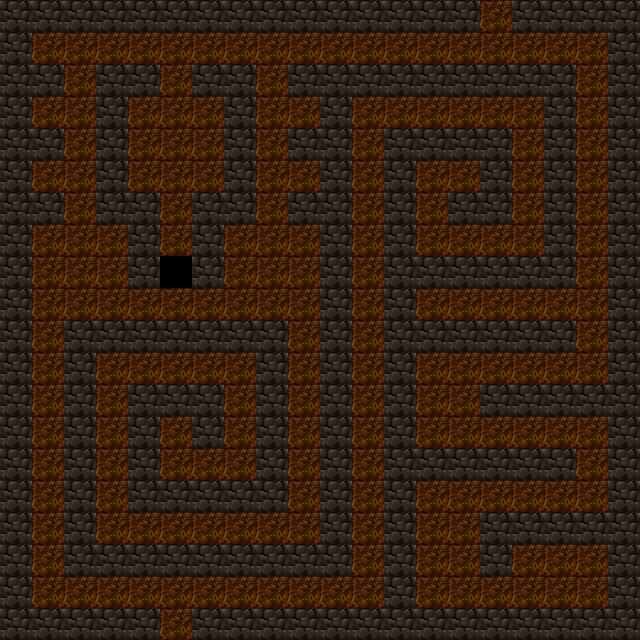

The image is a tile-based game level rendered from a .tmx file. Its description and source (layers, tilesets, objects; grid data summarised) follow:
An orthogonal 20x20 tile map with 32x32 px tiles, 1 tile layer (canvas), 2 tilesets and 244 objects.

<map version="1.0" orientation="orthogonal" width="20" height="20" tilewidth="32" tileheight="32">
 <properties>
  <property name="goalX" value="5" />
  <property name="goalY" value="20" />
  <property name="spawnX" value="15" />
  <property name="spawnY" value="0" />
 </properties>
 <tileset firstgid="1" name="dungeon" tilewidth="32" tileheight="32">
  <image source="DungeonCrawl_ProjectUtumnoTileset.png" width="2048" height="1536" />
 </tileset>
 <tileset firstgid="3073" name="DungeonCrawl_ProjectUtumnoTileset" tilewidth="32" tileheight="32">
  <image source="DungeonCrawl_ProjectUtumnoTileset.png" width="2048" height="1536" />
 </tileset>
 <layer name="canvas" width="20" height="20">
  <data>[400 cells, 399 non-empty, 4 distinct tile ids]</data>
 </layer>
 <objectgroup name="action" width="20" height="20" visible="0">
  <object gid="4838" x="128" y="160">
   <properties>
    <property name="blocked" value="false" />
    <property name="id" value="20" />
    <property name="onActivate" value="r13:disappear" />
   </properties>
  </object>
  <object gid="4838" x="160" y="160">
   <properties>
    <property name="blocked" value="false" />
    <property name="id" value="21" />
    <property name="onActivate" value="l19:appear" />
    <property name="visible" value="false" />
   </properties>
  </object>
  <object gid="4838" x="192" y="160">
   <properties>
    <property name="blocked" value="false" />
    <property name="id" value="22" />
    <property name="onActivate" value="l23:appear" />
   </properties>
  </object>
  <object gid="6059" x="448" y="192">
   <properties>
    <property name="blocked" value="" />
    <property name="id" value="false" />
    <property name="onActivate" value="r4:disappear" />
   </properties>
  </object>
  <object gid="3083" x="576" y="448">
   <properties>
    <property name="blocked" value="false" />
    <property name="id" value="31" />
    <property name="onEnter" value="l32:disappear" />
    <property name="onExit" value="l32:toggle" />
   </properties>
  </object>
  <object gid="3083" x="32" y="64">
   <properties>
    <property name="blocked" value="false" />
    <property name="id" value="16" />
    <property name="onEnter" value="l32:disappear" />
    <property name="onExit" value="l32:toggle" />
   </properties>
  </object>
 </objectgroup>
 <objectgroup name="object" width="20" height="20" visible="0">
  <object gid="4199" x="448" y="416">
   <properties>
    <property name="id" value="29" />
    <property name="moveable" value="true" />
   </properties>
  </object>
  <object gid="4228" x="160" y="288">
   <properties>
    <property name="id" value="24" />
   </properties>
  </object>
  <object gid="4198" x="64" y="96">
   <properties>
    <property name="id" value="18" />
    <property name="moveable" value="true" />
   </properties>
  </object>
  <object gid="3889" x="416" y="224">
   <properties>
    <property name="id" value="27" />
    <property name="onActivate" value="l27:disappear" />
   </properties>
  </object>
  <object gid="3889" x="64" y="64">
   <properties>
    <property name="id" value="17" />
    <property name="onActivate" value="l17:disappear" />
   </properties>
  </object>
  <object gid="3889" x="448" y="448">
   <properties>
    <property name="id" value="30" />
    <property name="onActivate" value="l30:disappear" />
   </properties>
  </object>
  <object gid="5840" x="512" y="160">
   <properties>
    <property name="id" value="26" />
   </properties>
  </object>
  <object gid="4225" x="160" y="608">
   <properties>
    <property name="id" value="32" />
   </properties>
  </object>
  <object gid="4225" x="576" y="288">
   <properties>
    <property name="id" value="28" />
   </properties>
  </object>
  <object gid="3884" x="160" y="256">
   <properties>
    <property name="id" value="23" />
    <property name="onActivate" value="l23:disappear" />
   </properties>
  </object>
  <object gid="4164" x="160" y="96">
   <properties>
    <property name="id" value="19" />
    <property name="visible" value="false" />
   </properties>
  </object>
  <object gid="1041" x="512" y="32" />
  <object gid="1041" x="544" y="32" />
  <object gid="1041" x="608" y="32" />
  <object gid="1041" x="576" y="32" />
  <object gid="1041" x="608" y="64" />
  <object gid="1041" x="608" y="96" />
  <object gid="1041" x="608" y="128" />
  <object gid="1041" x="608" y="384" />
  <object gid="1041" x="608" y="160" />
  <object gid="1041" x="608" y="192" />
  <object gid="1041" x="608" y="224" />
  <object gid="1041" x="608" y="256" />
  <object gid="1041" x="608" y="288" />
  <object gid="1041" x="608" y="320" />
  <object gid="1041" x="608" y="352" />
  <object gid="1041" x="608" y="384" />
  <object gid="1041" x="608" y="416" />
  <object gid="1041" x="608" y="448" />
  <object gid="1041" x="608" y="512" />
  <object gid="1041" x="608" y="480" />
  <object gid="1041" x="608" y="512" />
  <object gid="1041" x="608" y="544" />
  <object gid="1041" x="608" y="576" />
  <object gid="1041" x="608" y="608" />
  <object gid="1041" x="608" y="608" />
  <object gid="1041" x="576" y="640" />
  <object gid="1041" x="544" y="640" />
  <object gid="1041" x="512" y="640" />
  <object gid="1041" x="480" y="640" />
  <object gid="1041" x="448" y="640" />
  <object gid="1041" x="416" y="640" />
  <object gid="1041" x="384" y="640" />
  <object gid="1041" x="352" y="640" />
  <object gid="1041" x="352" y="640" />
  <object gid="1041" x="320" y="640" />
  <object gid="1041" x="288" y="640" />
  <object gid="1041" x="256" y="640" />
  <object gid="1041" x="256" y="640" />
  <object gid="1041" x="224" y="640" />
  <object gid="1041" x="224" y="640" />
  <object gid="1041" x="192" y="640" />
  <object gid="1041" x="192" y="640" />
  <object gid="1041" x="128" y="640" />
  <object gid="1041" x="96" y="640" />
  <object gid="1041" x="64" y="640" />
  <object gid="1041" x="32" y="640" />
  <object gid="1041" x="32" y="640" />
  <object gid="1041" x="0" y="640" />
  <object gid="1041" x="0" y="640" />
  <object gid="1041" x="0" y="608" />
  <object gid="1041" x="0" y="576" />
  <object gid="1041" x="0" y="544" />
  <object gid="1041" x="0" y="512" />
  <object gid="1041" x="0" y="512" />
  <object gid="1041" x="0" y="480" />
  <object gid="1041" x="0" y="448" />
  <object gid="1041" x="0" y="416" />
  <object gid="1041" x="0" y="416" />
  <object gid="1041" x="0" y="352" />
  <object gid="1041" x="0" y="352" />
  <object gid="1041" x="0" y="320" />
  <object gid="1041" x="0" y="320" />
  <object gid="1041" x="0" y="288" />
  <object gid="1041" x="0" y="288" />
  <object gid="1041" x="0" y="288" />
  <object gid="1041" x="0" y="256" />
  <object gid="1041" x="0" y="224" />
  <object gid="1041" x="0" y="224" />
  <object gid="1041" x="32" y="224" />
  <object gid="1041" x="0" y="192" />
  <object gid="1041" x="0" y="160" />
  <object gid="1041" x="32" y="160" />
  <object gid="1041" x="0" y="128" />
  <object gid="1041" x="0" y="96" />
  <object gid="1041" x="32" y="96" />
  <object gid="1041" x="0" y="64" />
  <object gid="1041" x="0" y="32" />
  <object gid="1041" x="32" y="32" />
  <object gid="1041" x="64" y="32" />
  <object gid="1041" x="96" y="32" />
  <object gid="1041" x="128" y="32" />
  <object gid="1041" x="160" y="32" />
  <object gid="1041" x="192" y="32" />
  <object gid="1041" x="224" y="32" />
  <object gid="1041" x="256" y="32" />
  <object gid="1041" x="288" y="32" />
  <object gid="1041" x="320" y="32" />
  <object gid="1041" x="352" y="32" />
  </objectgroup>
</map>
<!-- 139 of 244 objects omitted -->